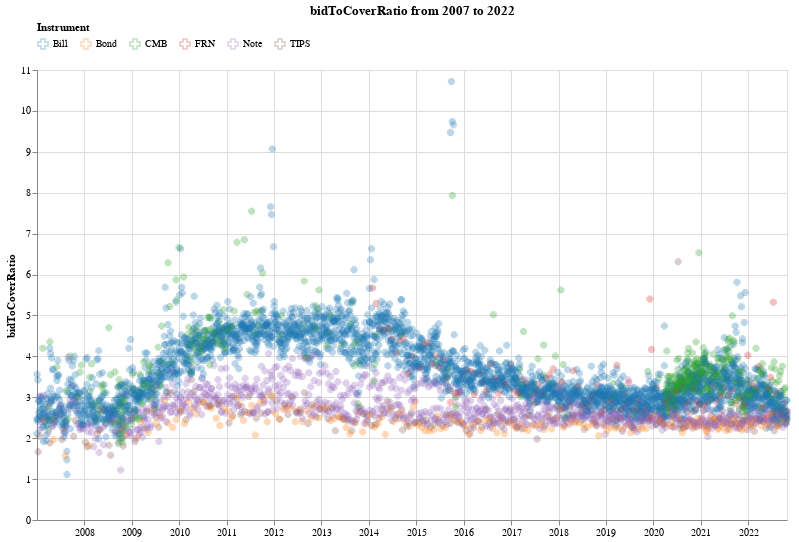

Here is the notebook cell this chart was saved with:
### Code cell
alt.data_transformers.disable_max_rows()

def doTsChart(years, metric='bidToCoverRatio', instruments=['Bill', 'Bond', 'CMB', 'FRN', 'Note', 'TIPS']):
    url = 'https://www.treasurydirect.gov/TA_WS/securities/search?startDate={0}-01-01&endDate={0}-12-31&compact=false&dateFieldName=auctionDate'
    
    furls = map(lambda y: url.format(y), years)

    dfs = map(lambda u: pd.read_json(u), furls)

    dfs = [makeNumeric(df, metric) for df in dfs]
    
    df_subs = (df[~df[metric].isnull()][['type', 'auctionDate', metric]] for df in dfs)

    data = pd.concat(df_subs)

    """return data, alt.Chart(data[data.type.isin(instruments)][-5000:]).mark_line().encode(
        alt.X('auctionDate:T', axis=alt.Axis(title="")),
        alt.Y('{0}:Q'.format(metric)),
        alt.Color('type:N', title='Instrument')
    ).properties(
        title="{0} from {1} to {2}".format(metric, min(years), max(years)),
        height=450,
        width=750,
        background='white'
    )""";
    if metric == 'bidToCoverRatio':
        return data, alt.Chart(data[data.type.isin(instruments)]).mark_point(size=25, opacity=0.3, shape="cross").encode(
            alt.X('auctionDate:T', axis=alt.Axis(title="")),
            alt.Y(f'{metric}:Q'),
            alt.Color('type:N', title='Instrument', legend=alt.Legend(orient='top'), scale=alt.Scale(scheme='category10')),
            tooltip=[alt.Tooltip('auctionDate:T'), alt.Tooltip('type:N'), alt.Tooltip(f'{metric}:Q')]
        ).properties(
            title="{0} from {1} to {2}".format(metric, min(years), max(years)),
            height=450,
            width=750,
            background='white'
        )     
    else:
        return data, alt.Chart(data[data.type.isin(instruments)]).mark_line().encode(
            alt.X('auctionDate:T', axis=alt.Axis(title="")),
            alt.Y('{0}:Q'.format(metric)),
            alt.Color('type:N', title='Instrument', legend=alt.Legend(orient='top'), scale=alt.Scale(scheme='category10')),
            tooltip=[alt.Tooltip('auctionDate:T'), alt.Tooltip('type:N'), alt.Tooltip(f'{metric}:Q')]
        ).properties(
            title="{0} from {1} to {2}".format(metric, min(years), max(years)),
            height=450,
            width=750,
            background='white'
        )

df, tsChart = doTsChart(range(2007, 2023))

tsChart.display()

### Figure 1 — Vega-Lite specification as saved in the notebook (floating-point values rounded to 4 significant figures; data arrays with more than 128 entries replaced by an {"elided": "..."} marker saying what was removed)
{"config": {"view": {"continuousWidth": 400, "continuousHeight": 300}}, "data": {"name": "data-3dcf1cc42635833594661719c795a7d1"}, "mark": {"type": "point", "opacity": 0.3, "shape": "cross", "size": 25}, "background": "white", "encoding": {"color": {"field": "type", "legend": {"orient": "top"}, "scale": {"scheme": "category10"}, "title": "Instrument", "type": "nominal"}, "tooltip": [{"field": "auctionDate", "type": "temporal"}, {"field": "type", "type": "nominal"}, {"field": "bidToCoverRatio", "type": "quantitative"}], "x": {"axis": {"title": ""}, "field": "auctionDate", "type": "temporal"}, "y": {"field": "bidToCoverRatio", "type": "quantitative"}}, "height": 450, "title": "bidToCoverRatio from 2007 to 2022", "width": 750, "$schema": "https://vega.github.io/schema/vega-lite/v4.17.0.json", "datasets": {"data-3dcf1cc42635833594661719c795a7d1": {"elided": "4826 records"}}}
